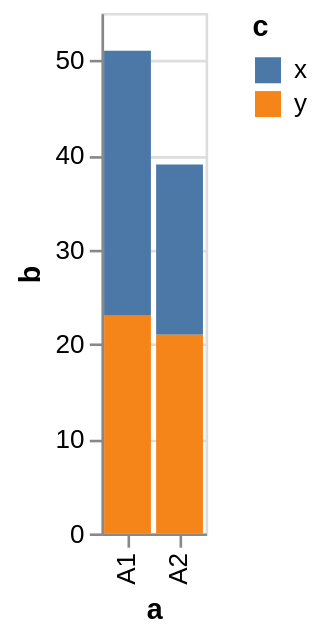

Write the Vega-Lite specification saved for this chart.
### Vega specification from a JSON file in a GitHub repository (floating-point values rounded to 4 significant figures)
{"$schema": "https://vega.github.io/schema/vega/v5.json", "autosize": "pad", "padding": 5, "height": 200, "style": "cell", "data": [{"name": "source_0", "values": [{"a": "A1", "b": 28, "c": "x"}, {"a": "A1", "b": 23, "c": "y"}, {"a": "A2", "b": 18, "c": "x"}, {"a": "A2", "b": 21, "c": "y"}]}, {"name": "data_0", "source": "source_0", "transform": [{"type": "stack", "groupby": ["a"], "field": "b", "sort": {"field": ["c"], "order": ["descending"]}, "as": ["b_start", "b_end"], "offset": "zero"}]}], "signals": [{"name": "x_step", "value": 20}, {"name": "width", "update": "bandspace(domain('x').length, 0.1, 0.05) * x_step"}], "marks": [{"name": "marks", "type": "rect", "style": ["bar"], "from": {"data": "data_0"}, "encode": {"update": {"fill": [{"test": "datum[\"b\"] === null || isNaN(datum[\"b\"])", "value": null}, {"scale": "color", "field": "c"}], "tooltip": {"signal": "{\"a\": datum[\"a\"], \"b\": format(datum[\"b\"], \"\"), \"c\": datum[\"c\"]}"}, "x": {"scale": "x", "field": "a"}, "width": {"scale": "x", "band": true}, "y": {"scale": "y", "field": "b_end"}, "y2": {"scale": "y", "field": "b_start"}}}}], "scales": [{"name": "x", "type": "band", "domain": {"data": "data_0", "field": "a", "sort": true}, "range": {"step": {"signal": "x_step"}}, "paddingInner": 0.1, "paddingOuter": 0.05}, {"name": "y", "type": "linear", "domain": {"data": "data_0", "fields": ["b_start", "b_end"]}, "range": [{"signal": "height"}, 0], "nice": true, "zero": true}, {"name": "color", "type": "ordinal", "domain": {"data": "data_0", "field": "c", "sort": true}, "range": "category", "interpolate": "hcl"}], "axes": [{"scale": "x", "orient": "bottom", "grid": false, "title": "a", "labelAlign": "right", "labelAngle": 270, "labelBaseline": "middle", "labelOverlap": true, "zindex": 1}, {"scale": "y", "orient": "left", "grid": false, "title": "b", "labelOverlap": true, "tickCount": {"signal": "ceil(height/40)"}, "zindex": 1}, {"scale": "y", "orient": "left", "gridScale": "x", "grid": true, "tickCount": {"signal": "ceil(height/40)"}, "domain": false, "labels": false, "maxExtent": 0, "minExtent": 0, "ticks": false, "zindex": 0}], "legends": [{"fill": "color", "gradientLength": {"signal": "clamp(height, 64, 200)"}, "symbolType": "circle", "title": "c", "encode": {"symbols": {"update": {"shape": {"value": "square"}}}}}]}
